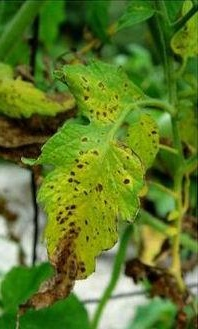
#> input picture packages/ml-service/data/raw/leaf_disease_segmentation/aug_data/train_images/00023_3.jpg, 198 x 329 px
$ python -i image_processor.py   (imports and definitions only)
#> lines starting #> are read from the running program, lines starting #| are printed output that depends on the picture
"""
Image preprocessing pipeline for leaf disease detection
"""
import numpy as np
from PIL import Image, ImageEnhance
import io
from typing import Tuple, Union, Optional
import logging

logger = logging.getLogger(__name__)

class ImageProcessor:
    """Image preprocessing pipeline for leaf images"""

    def __init__(self, target_size: Tuple[int, int] = (256, 256)):
        """
        Initialize image processor

        Args:
            target_size: Target image size (height, width)
        """
        self.target_size = target_size

    def preprocess_image(self, image_data: Union[bytes, np.ndarray, str]) -> np.ndarray:
        """
        Preprocess image for model input

        Args:
            image_data: Image data (bytes, numpy array, or file path)

        Returns:
            Preprocessed image array normalized to [0, 1]
        """
        try:
            # Load image based on input type
            if isinstance(image_data, bytes):
                image = self._load_from_bytes(image_data)
            elif isinstance(image_data, str):
                image = self._load_from_path(image_data)
            elif isinstance(image_data, np.ndarray):
                image = image_data.copy()
            else:
                raise ValueError(f"Unsupported image data type: {type(image_data)}")

            # Convert to PIL Image for processing
            if isinstance(image, np.ndarray):
                if image.dtype != np.uint8:
                    image = (image * 255).astype(np.uint8)
                pil_image = Image.fromarray(image)
            else:
                pil_image = image

            # Convert to RGB if needed
            if pil_image.mode == 'RGBA':
                pil_image = pil_image.convert('RGB')
            elif pil_image.mode == 'L':  # Grayscale
                pil_image = pil_image.convert('RGB')
            elif pil_image.mode != 'RGB':
                pil_image = pil_image.convert('RGB')

            # Resize image
            pil_image = pil_image.resize(self.target_size, Image.Resampling.LANCZOS)

            # Convert back to numpy array
            image = np.array(pil_image)

            # Normalize to [0, 1]
            image = image.astype(np.float32) / 255.0

            # Apply preprocessing enhancements
            image = self._enhance_image(image)

            return image

        except Exception as e:
            logger.error(f"Error preprocessing image: {e}")
            raise ValueError(f"Failed to preprocess image: {e}")

    # [43 lines left out: functions preprocess_batch, _load_from_bytes, _load_from_path, not called in this run]

    def _enhance_image(self, image: np.ndarray) -> np.ndarray:
        """
        Apply image enhancements for better disease detection

        Args:
            image: Normalized image array [0, 1]

        Returns:
            Enhanced image array
        """
        # Convert to PIL for enhancement
        image_uint8 = (image * 255).astype(np.uint8)
        pil_image = Image.fromarray(image_uint8)

        # Apply contrast enhancement
        enhancer = ImageEnhance.Contrast(pil_image)
        pil_image = enhancer.enhance(1.2)  # Increase contrast by 20%

        # Apply sharpness enhancement
        enhancer = ImageEnhance.Sharpness(pil_image)
        pil_image = enhancer.enhance(1.1)  # Increase sharpness by 10%

        # Convert back to numpy array and normalize
        enhanced = np.array(pil_image).astype(np.float32) / 255.0

        return enhanced

    # [85 lines left out: functions validate_image, extract_metadata, not called in this run]

>>> import cv2
>>> picture = cv2.imread('../data/raw/leaf_disease_segmentation/aug_data/train_images/00023_3.jpg', cv2.IMREAD_GRAYSCALE)
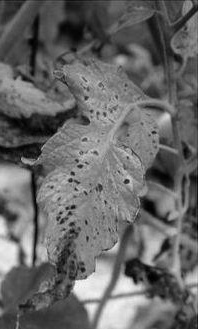
#> picture: shape (329, 198); min 0, max 253, mean 103.5
>>> result = ImageProcessor().preprocess_image(picture)
#> in preprocess_image, `pil_image = pil_image.resize(self.target_size, Image.Resampling.LANCZOS)`:
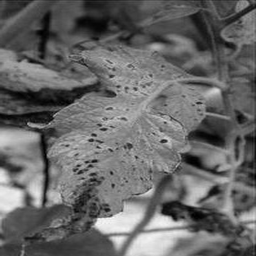
#> pil_image: PIL image 256x256 RGB; min 0, max 249, mean 103.5
#> in _enhance_image, `pil_image = enhancer.enhance(1.2)`:
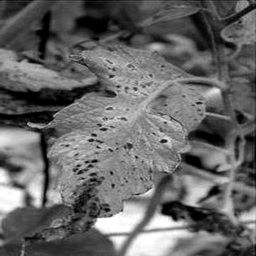
#> pil_image: PIL image 256x256 RGB; min 0, max 255, mean 103.1

$ run again, on packages/ml-service/data/raw/leaf_disease_segmentation/aug_data/train_images/00055_3.jpg
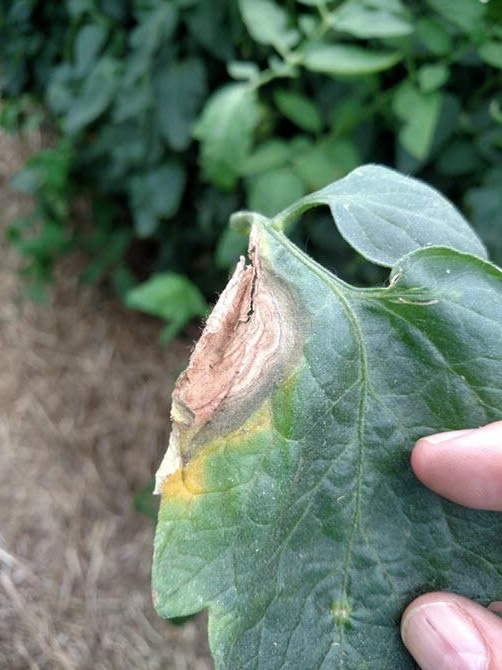
#> input picture packages/ml-service/data/raw/leaf_disease_segmentation/aug_data/train_images/00055_3.jpg, 502 x 670 px
#> `picture = cv2.imread('../data/raw/leaf_disease_segmentation/aug_data/t..`:
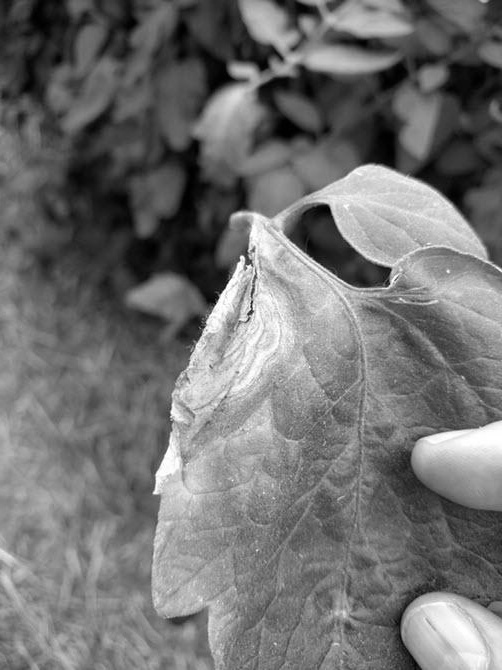
#> picture: shape (670, 502); min 0, max 255, mean 113.3
#> in preprocess_image, `pil_image = pil_image.resize(self.target_size, Image.Resampling.LANCZOS)`:
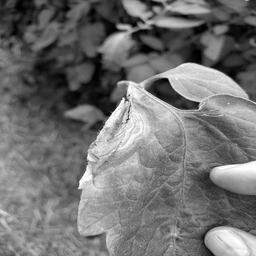
#> pil_image: PIL image 256x256 RGB; min 0, max 255, mean 113.3

$ run again, on packages/ml-service/data/raw/leaf_disease_segmentation/aug_data/train_images/00077_4.jpg
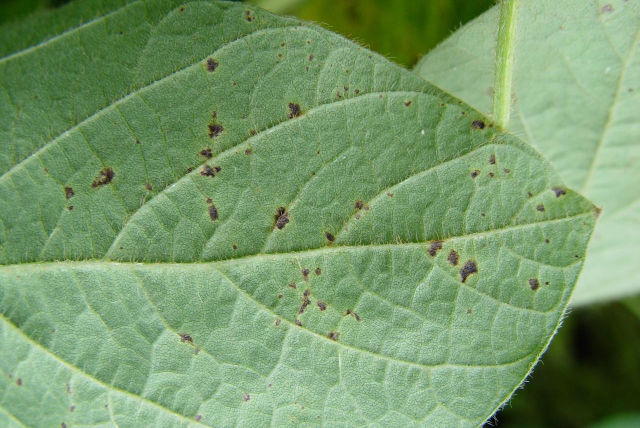
#> input picture packages/ml-service/data/raw/leaf_disease_segmentation/aug_data/train_images/00077_4.jpg, 1280 x 856 px (shown at 1/2 size)
#> `picture = cv2.imread('../data/raw/leaf_disease_segmentation/aug_data/t..`:
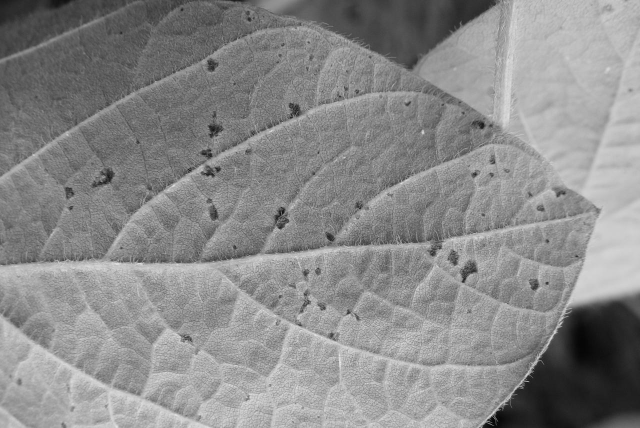
#> picture: shape (856, 1280) (shown at 1/2 size); min 0, max 237, mean 138.2
#> in _enhance_image, `pil_image = enhancer.enhance(1.2)`:
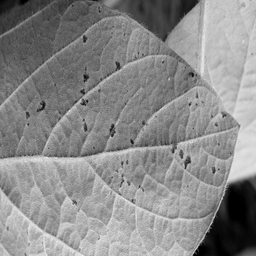
#> pil_image: PIL image 256x256 RGB; min 0, max 238, mean 137.9

$ run again, on packages/ml-service/data/raw/leaf_disease_segmentation/aug_data/train_images/00080_4.jpg
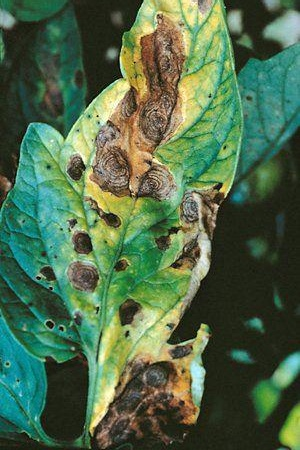
#> input picture packages/ml-service/data/raw/leaf_disease_segmentation/aug_data/train_images/00080_4.jpg, 300 x 450 px
#> `picture = cv2.imread('../data/raw/leaf_disease_segmentation/aug_data/t..`:
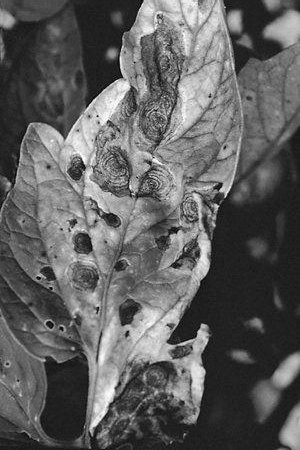
#> picture: shape (450, 300); min 0, max 255, mean 95.1
#> in _enhance_image, `pil_image = enhancer.enhance(1.2)`:
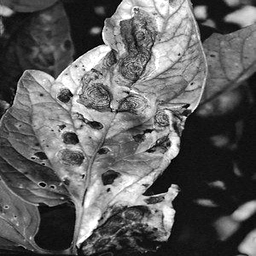
#> pil_image: PIL image 256x256 RGB; min 0, max 255, mean 94.7
